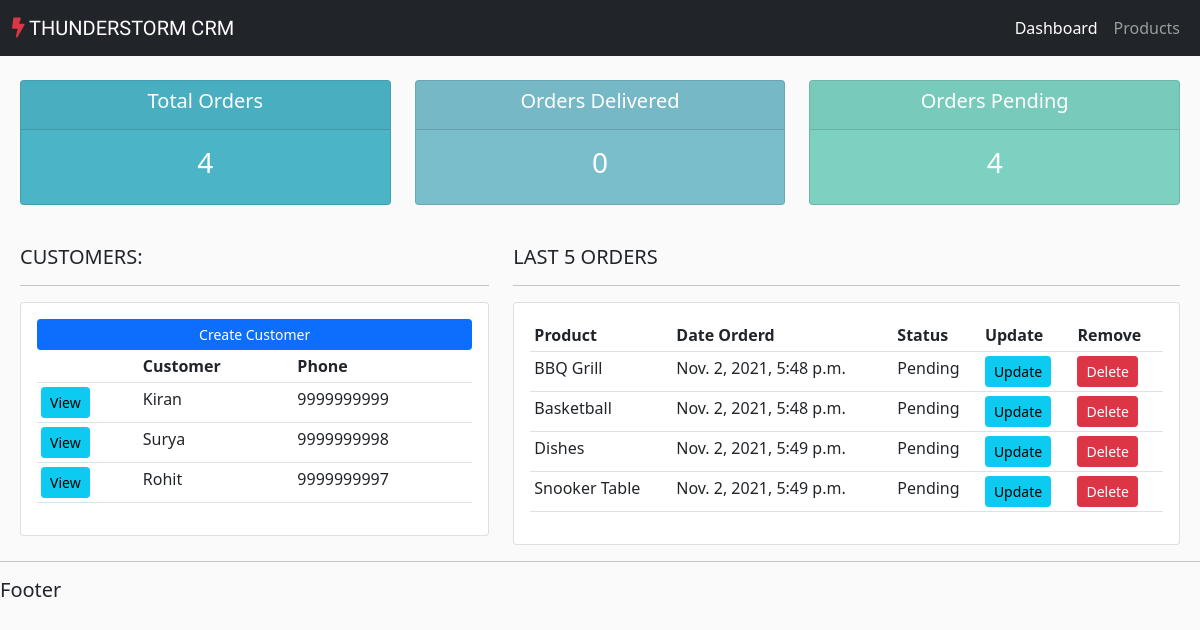
The app's page /, older data.
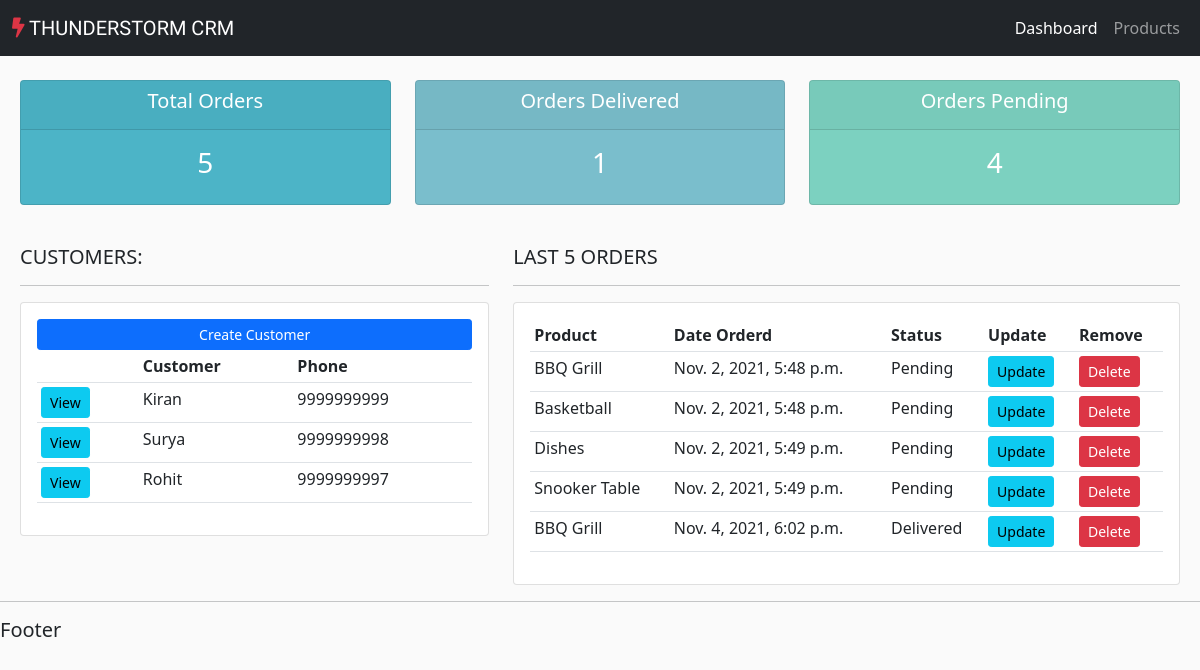
The same page, newer data.
### accounts/models.py (models this page shows, shortened)
class Customer(models.Model):
    name = models.CharField(max_length=200, null=True)
    phone = models.CharField(max_length=200, null=True)
    email = models.CharField(max_length=200, null=True)
    date_created = models.DateTimeField(auto_now_add=True, null=True)

class Order(models.Model):
    STATUS = (
        ('Pending', 'Pending'),
        ('Out for Delivery', 'Out for Delivery'),
        ('Delivered', 'Delivered'),
    )
    customer = models.ForeignKey(Customer, null=True, on_delete= models.SET_NULL)
    product = models.ForeignKey(Product, null=True, on_delete= models.SET_NULL)
    date_created = models.DateTimeField(auto_now_add=True, null=True)
    status = models.CharField(max_length=200, null=True, choices=STATUS)

class Product(models.Model):
    CATEGORY = (
        ('Indoor', 'Indoor'),
        ('Outdoor', 'Outdoor'),
    )
    name = models.CharField(max_length=200, null=True)
    price = models.FloatField(null=True)
    category = models.CharField(max_length=200, null=True,choices=CATEGORY)
    description = models.CharField(max_length=200, null=True, blank=True)
    date_created = models.DateTimeField(auto_now_add=True, null=True)
    tags = models.ManyToManyField(Tag)
    def __str__(self):
        return self.name

### accounts/views.py (the view)
# urls.py: path('',views.home, name='home'),
def home(request):
    orders = Order.objects.all()
    customers =  Customer.objects.all()
    total_customers=customers.count()
    total_orders=orders.count()
    delivered=orders.filter(status='Delivered').count()
    pending=orders.filter(status='Pending').count()
    context = {'orders':orders , 'customers':customers,
    'total_customers':total_customers,'total_orders':total_orders,
    'delivered':delivered,'pending':pending,
    }
    return render(request, 'accounts/dashboard.html',context)

### accounts/templates/accounts/dashboard.html
{% extends 'accounts/main.html' %}
{% block content %}
{% include 'accounts/status.html' %}
<br>
<div class="row ms-2 me-2">
	<div class="col-md-5">
		<h5>CUSTOMERS:</h5>
		<hr>
		<div class="card card-body">
			<a class="btn btn-primary  btn-sm btn-block" href="">Create Customer</a>
			<table class="table table-sm">
				<tr>
					<th></th>
					<th>Customer</th>
					<th>Phone</th>
				</tr>
				{% for customer in customers %}
					<tr>
						<td><a class="btn btn-sm btn-info" href="{% url 'customer' customer.id %}">View</a></td>
						<td>{{customer.name}}</td>
						<td>{{customer.phone}}</td>
					</tr>
				{% endfor %}
			</table>
		</div>
	</div>
	<div class="col-md-7">
		<h5>LAST 5 ORDERS</h5>
		<hr>
		<div class="card card-body">
			<table class="table table-sm">
				<tr>
					<th>Product</th>
					<th>Date Orderd</th>
					<th>Status</th>
					<th>Update</th>
					<th>Remove</th>
				</tr>
				{% for order in orders %}
				<tr>
					<td>{{order.product}}</td>
					<td>{{order.date_created}}</td>
					<td>{{order.status}}</td>
					<td><a class="btn btn-sm btn-info" href="{% url 'update_order' order.id  %}">Update</a></td>
					<td><a class="btn btn-sm btn-danger" href="{% url 'delete_order' order.id  %}">Delete</a></td>
				</tr>
				{% endfor %}
			</table>
		</div>
	</div>
</div>
{% endblock %}

Row changes from the older to the newer data that the page shows:
added Order: product "BBQ Grill", date_created "Nov. 4, 2021, 6:02 p.m.", status "Delivered"
Text that changed along with them:
{{ total_orders }}: "4" → "5"
{{ delivered }}: "0" → "1"
